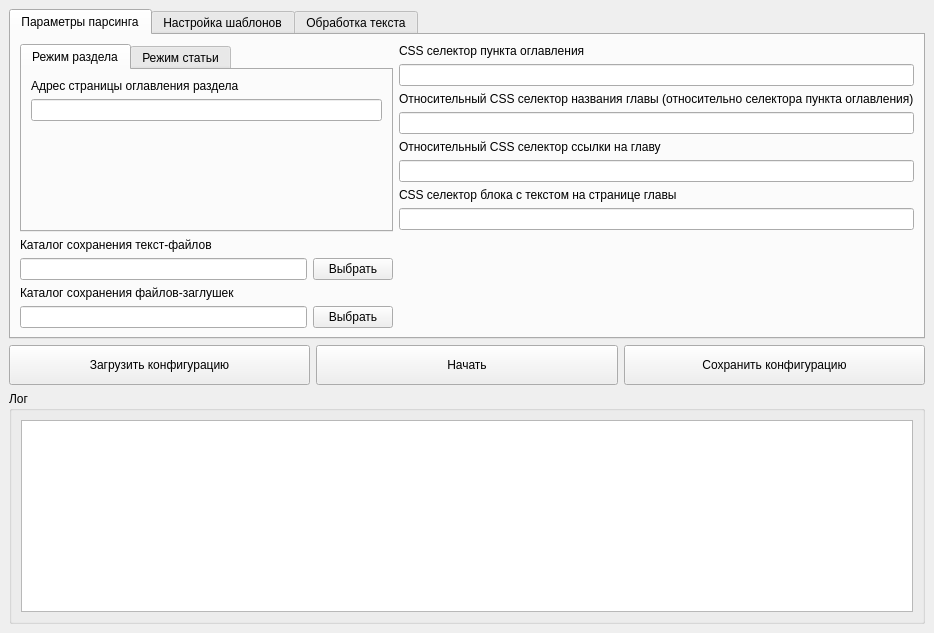
<?xml version="1.0" encoding="UTF-8"?>
<ui version="4.0">
 <class>MainWindow</class>
 <widget class="QMainWindow" name="MainWindow">
  <property name="geometry">
   <rect>
    <x>0</x>
    <y>0</y>
    <width>934</width>
    <height>633</height>
   </rect>
  </property>
  <property name="windowTitle">
   <string>Metanit Parser</string>
  </property>
  <widget class="QWidget" name="centralwidget">
   <property name="sizePolicy">
    <sizepolicy hsizetype="Expanding" vsizetype="Expanding">
     <horstretch>0</horstretch>
     <verstretch>0</verstretch>
    </sizepolicy>
   </property>
   <layout class="QVBoxLayout" name="verticalLayout_5" stretch="8,1,0">
    <item>
     <widget class="QTabWidget" name="tabWidget">
      <property name="currentIndex">
       <number>0</number>
      </property>
      <widget class="QWidget" name="q_tab1">
       <attribute name="title">
        <string>Параметры парсинга</string>
       </attribute>
       <layout class="QHBoxLayout" name="horizontalLayout_4">
        <item>
         <layout class="QVBoxLayout" name="verticalLayout_19">
          <item>
           <widget class="QTabWidget" name="tabWidget_2">
            <property name="currentIndex">
             <number>0</number>
            </property>
            <widget class="QWidget" name="tab_3">
             <attribute name="title">
              <string>Режим раздела</string>
             </attribute>
             <layout class="QVBoxLayout" name="verticalLayout_20">
              <item>
               <layout class="QVBoxLayout" name="verticalLayout_14">
                <item>
                 <widget class="QLabel" name="label">
                  <property name="text">
                   <string>Адрес страницы оглавления раздела</string>
                  </property>
                 </widget>
                </item>
                <item>
                 <widget class="QLineEdit" name="entry_url"/>
                </item>
                <item>
                 <spacer name="verticalSpacer_3">
                  <property name="orientation">
                   <enum>Qt::Orientation::Vertical</enum>
                  </property>
                  <property name="sizeHint" stdset="0">
                   <size>
                    <width>20</width>
                    <height>40</height>
                   </size>
                  </property>
                 </spacer>
                </item>
               </layout>
              </item>
             </layout>
            </widget>
            <widget class="QWidget" name="tab_4">
             <attribute name="title">
              <string>Режим статьи</string>
             </attribute>
             <layout class="QVBoxLayout" name="verticalLayout_21">
              <item>
               <layout class="QVBoxLayout" name="verticalLayout_12">
                <item>
                 <widget class="QLabel" name="label_5">
                  <property name="text">
                   <string>Адрес статьи</string>
                  </property>
                 </widget>
                </item>
                <item>
                 <widget class="QLineEdit" name="entry_url2"/>
                </item>
               </layout>
              </item>
              <item>
               <layout class="QVBoxLayout" name="verticalLayout_13">
                <item>
                 <widget class="QLabel" name="label_4">
                  <property name="text">
                   <string>Название статьи</string>
                  </property>
                 </widget>
                </item>
                <item>
                 <widget class="QLineEdit" name="single_file_name"/>
                </item>
                <item>
                 <spacer name="verticalSpacer_2">
                  <property name="orientation">
                   <enum>Qt::Orientation::Vertical</enum>
                  </property>
                  <property name="sizeHint" stdset="0">
                   <size>
                    <width>20</width>
                    <height>40</height>
                   </size>
                  </property>
                 </spacer>
                </item>
               </layout>
              </item>
             </layout>
            </widget>
           </widget>
          </item>
          <item>
           <layout class="QVBoxLayout" name="verticalLayout_10">
            <item>
             <widget class="QLabel" name="label_2">
              <property name="text">
               <string>Каталог сохранения текст-файлов</string>
              </property>
             </widget>
            </item>
            <item>
             <layout class="QHBoxLayout" name="horizontalLayout_3">
              <item>
               <widget class="QLineEdit" name="entry_path"/>
              </item>
              <item>
               <widget class="QPushButton" name="pushButton_5">
                <property name="text">
                 <string>Выбрать</string>
                </property>
               </widget>
              </item>
             </layout>
            </item>
           </layout>
          </item>
          <item>
           <layout class="QVBoxLayout" name="verticalLayout_11">
            <item>
             <widget class="QLabel" name="label_3">
              <property name="text">
               <string>Каталог сохранения файлов-заглушек</string>
              </property>
             </widget>
            </item>
            <item>
             <layout class="QHBoxLayout" name="horizontalLayout_2">
              <item>
               <widget class="QLineEdit" name="entry_path2"/>
              </item>
              <item>
               <widget class="QPushButton" name="pushButton_4">
                <property name="text">
                 <string>Выбрать</string>
                </property>
               </widget>
              </item>
             </layout>
            </item>
           </layout>
          </item>
         </layout>
        </item>
        <item>
         <layout class="QVBoxLayout" name="verticalLayout_18">
          <item>
           <layout class="QVBoxLayout" name="verticalLayout_6">
            <item>
             <widget class="QLabel" name="label_7">
              <property name="text">
               <string>CSS селектор пункта оглавления</string>
              </property>
             </widget>
            </item>
            <item>
             <widget class="QLineEdit" name="chapter_block"/>
            </item>
           </layout>
          </item>
          <item>
           <layout class="QVBoxLayout" name="verticalLayout_7">
            <item>
             <widget class="QLabel" name="label_6">
              <property name="text">
               <string>Относительный CSS селектор названия главы (относительно селектора пункта оглавления)</string>
              </property>
             </widget>
            </item>
            <item>
             <widget class="QLineEdit" name="chapter_name"/>
            </item>
           </layout>
          </item>
          <item>
           <layout class="QVBoxLayout" name="verticalLayout_8">
            <item>
             <widget class="QLabel" name="label_9">
              <property name="text">
               <string>Относительный CSS селектор ссылки на главу</string>
              </property>
             </widget>
            </item>
            <item>
             <widget class="QLineEdit" name="page"/>
            </item>
           </layout>
          </item>
          <item>
           <layout class="QVBoxLayout" name="verticalLayout_9">
            <item>
             <widget class="QLabel" name="label_8">
              <property name="text">
               <string>CSS селектор блока с текстом на странице главы</string>
              </property>
             </widget>
            </item>
            <item>
             <widget class="QLineEdit" name="content"/>
            </item>
            <item>
             <spacer name="verticalSpacer">
              <property name="orientation">
               <enum>Qt::Orientation::Vertical</enum>
              </property>
              <property name="sizeHint" stdset="0">
               <size>
                <width>20</width>
                <height>40</height>
               </size>
              </property>
             </spacer>
            </item>
           </layout>
          </item>
         </layout>
        </item>
       </layout>
      </widget>
      <widget class="QWidget" name="q_tab2">
       <attribute name="title">
        <string>Настройка шаблонов</string>
       </attribute>
       <layout class="QVBoxLayout" name="verticalLayout_22">
        <item>
         <widget class="QFrame" name="frame">
          <layout class="QGridLayout" name="gridLayout" rowstretch="1">
           <property name="sizeConstraint">
            <enum>QLayout::SizeConstraint::SetDefaultConstraint</enum>
           </property>
           <item row="0" column="3">
            <layout class="QVBoxLayout" name="verticalLayout_2">
             <item>
              <widget class="QLabel" name="label_13">
               <property name="text">
                <string>Шапка файла-заглушки</string>
               </property>
              </widget>
             </item>
             <item>
              <widget class="QPlainTextEdit" name="header2"/>
             </item>
             <item>
              <layout class="QVBoxLayout" name="verticalLayout_3">
               <item>
                <widget class="QLabel" name="label_10">
                 <property name="text">
                  <string>Футер файла-заглушки</string>
                 </property>
                </widget>
               </item>
               <item>
                <widget class="QPlainTextEdit" name="footer2"/>
               </item>
              </layout>
             </item>
            </layout>
           </item>
           <item row="0" column="0">
            <layout class="QVBoxLayout" name="verticalLayout">
             <item>
              <widget class="QLabel" name="label_11">
               <property name="text">
                <string>Шапка текст-файла</string>
               </property>
              </widget>
             </item>
             <item>
              <widget class="QPlainTextEdit" name="entry_header"/>
             </item>
             <item>
              <layout class="QVBoxLayout" name="verticalLayout_4">
               <item>
                <widget class="QLabel" name="label_12">
                 <property name="text">
                  <string>Футер текст-файла</string>
                 </property>
                </widget>
               </item>
               <item>
                <widget class="QPlainTextEdit" name="entry_footer"/>
               </item>
              </layout>
             </item>
            </layout>
           </item>
          </layout>
         </widget>
        </item>
        <item>
         <widget class="QLabel" name="label_17">
          <property name="text">
           <string>Примечание: {%link%} - ссылка на статью; {%title%} - заголовок</string>
          </property>
         </widget>
        </item>
       </layout>
      </widget>
      <widget class="QWidget" name="q_tab3">
       <attribute name="title">
        <string>Обработка текста</string>
       </attribute>
       <layout class="QVBoxLayout" name="verticalLayout_23">
        <item>
         <layout class="QVBoxLayout" name="verticalLayout_15">
          <item>
           <widget class="QLabel" name="label_14">
            <property name="text">
             <string>Фильтрация (регулярные выражения, 1 выр./стр.)</string>
            </property>
           </widget>
          </item>
          <item>
           <widget class="QPlainTextEdit" name="entry_regex"/>
          </item>
         </layout>
        </item>
        <item>
         <layout class="QVBoxLayout" name="verticalLayout_16">
          <item>
           <widget class="QLabel" name="label_15">
            <property name="text">
             <string>Замена вхождений (формат записи: &quot;&lt;find&gt; -&gt; &lt;replace&gt;&quot;, 1 зам./стр.)</string>
            </property>
           </widget>
          </item>
          <item>
           <widget class="QPlainTextEdit" name="replace_list"/>
          </item>
         </layout>
        </item>
        <item>
         <layout class="QVBoxLayout" name="verticalLayout_17">
          <item>
           <widget class="QLabel" name="label_16">
            <property name="text">
             <string>Фильтруемые CSS-селекторы (1 сел./стр.)</string>
            </property>
           </widget>
          </item>
          <item>
           <widget class="QPlainTextEdit" name="entry_filter_selectors"/>
          </item>
         </layout>
        </item>
       </layout>
      </widget>
     </widget>
    </item>
    <item>
     <layout class="QHBoxLayout" name="horizontalLayout">
      <item>
       <widget class="QPushButton" name="q_load">
        <property name="sizePolicy">
         <sizepolicy hsizetype="Minimum" vsizetype="Expanding">
          <horstretch>0</horstretch>
          <verstretch>0</verstretch>
         </sizepolicy>
        </property>
        <property name="text">
         <string>Загрузить конфигурацию</string>
        </property>
       </widget>
      </item>
      <item>
       <widget class="QPushButton" name="q_start">
        <property name="sizePolicy">
         <sizepolicy hsizetype="Minimum" vsizetype="Expanding">
          <horstretch>0</horstretch>
          <verstretch>0</verstretch>
         </sizepolicy>
        </property>
        <property name="text">
         <string>Начать</string>
        </property>
       </widget>
      </item>
      <item>
       <widget class="QPushButton" name="q_save">
        <property name="sizePolicy">
         <sizepolicy hsizetype="Minimum" vsizetype="Expanding">
          <horstretch>0</horstretch>
          <verstretch>0</verstretch>
         </sizepolicy>
        </property>
        <property name="text">
         <string>Сохранить конфигурацию</string>
        </property>
       </widget>
      </item>
     </layout>
    </item>
    <item>
     <widget class="QGroupBox" name="groupBox">
      <property name="title">
       <string>Лог</string>
      </property>
      <layout class="QVBoxLayout" name="verticalLayout_24">
       <item>
        <widget class="QPlainTextEdit" name="log_window">
         <property name="readOnly">
          <bool>true</bool>
         </property>
        </widget>
       </item>
      </layout>
     </widget>
    </item>
   </layout>
  </widget>
 </widget>
 <resources/>
 <connections/>
</ui>
